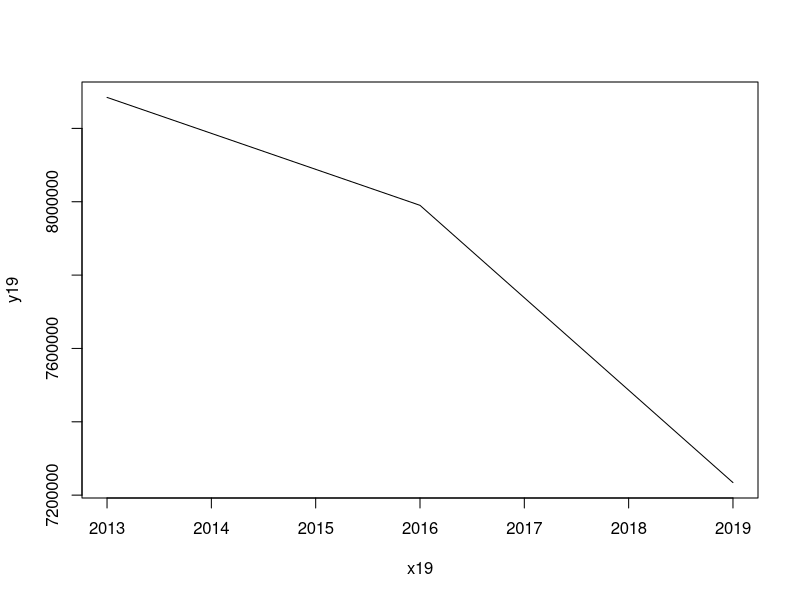
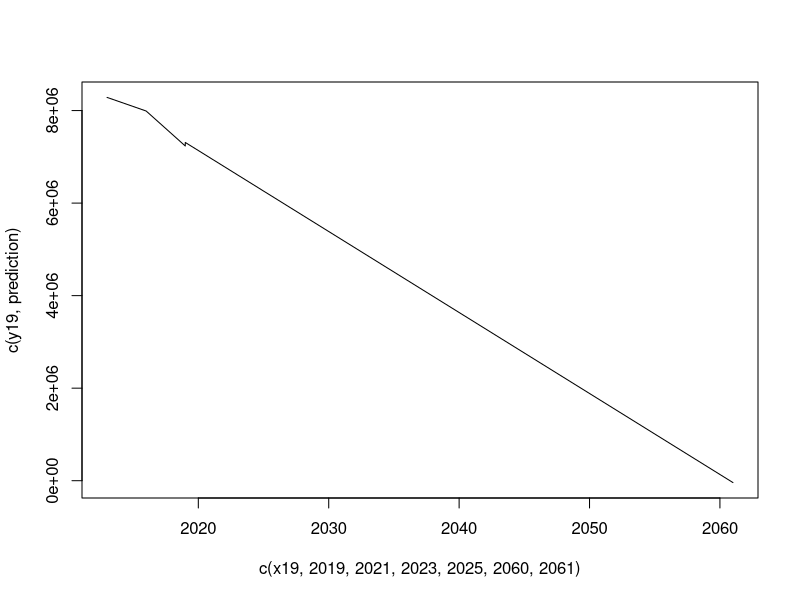

These charts were generated, in order, by the following R code:
x2016 <- c(2013, 2015, 2016, 2017, 2019)

# 2019 = 10184400

y2016 <- c(9800100, 7598700, 7038900, 6440400, 7234200)

x19 <- c(2013, 2016, 2019)

y19 <- c(8284500, 7990200, 7234200)

plot(x19, y19, type="l")

model <- lm(y19~x19)



newdata <- data.frame("x19"=c(2019, 2021,2023,2025,2060, 2061))

prediction <- predict(model, newdata)

prediction

plot(c(x19,2019, 2021,2023,2025,2060, 2061), c(y19,prediction), type="l")
